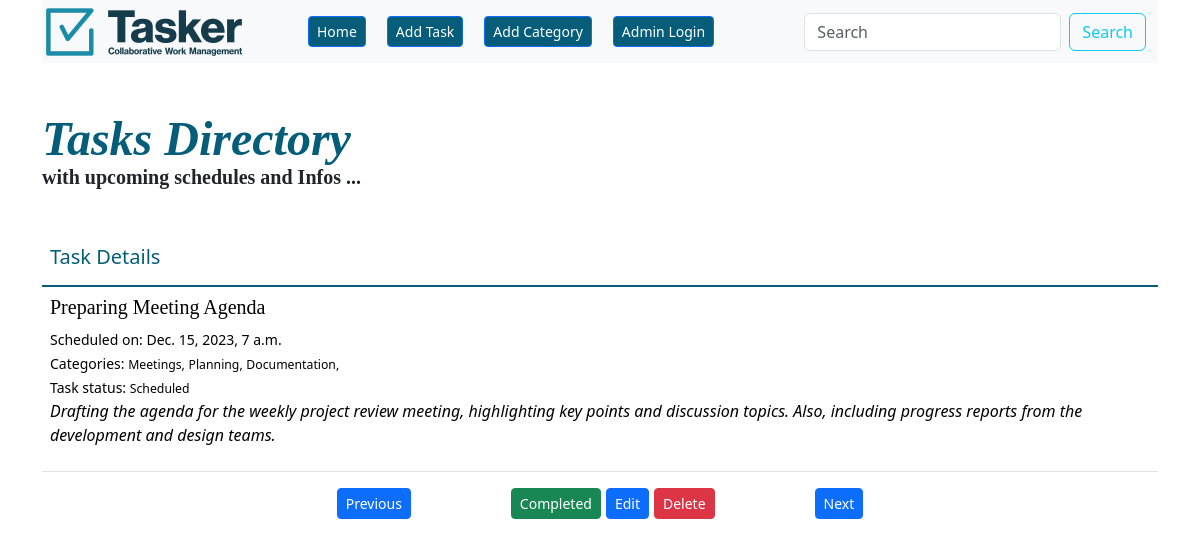
Screenshot of /tasks/show_task/4/ with the database file from the repository.
### tasks_app/models.py (models this page shows, shortened)
class Tasks_Model(models.Model):
    title = models.CharField(max_length=200)
    description = models.TextField()
    completed = models.BooleanField(default=False)
    assign_date = models.DateTimeField(unique=True)
    category = models.ManyToManyField(Categories_Model, null=False)

### categories_app/models.py (models this page shows, shortened)
class Categories_Model(models.Model):
    name = models.CharField(max_length=50, unique=True)

### tasks_app/views.py (the view)
# urls.py: path('tasks/show_task/<int:task_id>/', show_task, name='show_task'),
def show_task(request, task_id):
    task_from_db = Tasks_Model.objects.get(pk=task_id)
    context = {'task': task_from_db}
    return render(request, 'tasks_app/show_task.html', context)

### tasks_app/templates/tasks_app/show_task.html
{% extends 'base.html' %}
{% load crispy_forms_filters %}
{% load crispy_forms_tags %}
{% block page_independent_content %}
	<p style='margin: 0cm;font-size:11.0pt;font-family:"Calibri",sans-serif;line-height:normal;'><strong><span style='font-size: 48px; font-family: "Times New Roman", serif; color: #055D7A;'><em>Tasks Directory</em></span></strong></p>
	<p style='margin: 0cm;font-size:11.0pt;font-family:"Calibri",sans-serif;line-height:normal;'><strong><span style='font-size: 20px; font-family: "Times New Roman", serif;'>with upcoming schedules and Infos ...</span></strong></p>
	<br><br>
	<table class="table table-hover table-responsive">
		<thead>
		<tr>
			<th scope="col"><h5 style="color: #055D7A">Task Details</h5></th>
		</tr>
		</thead>
		<tbody class="table-group-divider" style="color: #055D7A">
		<tr>
			<td>
				{% if task.completed %}
					<h5 style="font-family: 'Times New Roman', sans-serif; opacity: 30%">{{ task.title }}</h5>
					<small style="opacity: 30%">Scheduled on: {{ task.assign_date }}</small><br>
					<small style="opacity: 30%">Categories:
						{% for i in task.category.all %}
							<small>{{ i.name }},</small>
						{% endfor %}
					</small>
					<br>
					<small style="opacity: 30%">Task status:
						{% if task.completed %}
							<small>Done</small>
						{% else %}
							<small>Scheduled</small>
						{% endif %}
					</small>
					<p style="font-style: italic; opacity: 30%">{{ task.description }}</p>
				{% else %}
					<h5 style="font-family: 'Times New Roman', sans-serif">{{ task.title }}</h5>
					<small>Scheduled on: {{ task.assign_date }}</small><br>
					<small>Categories:
						{% for i in task.category.all %}
							<small>{{ i.name }},</small>
						{% endfor %}
					</small><br>
					<small>Task status:
						{% if task.completed %}
							<small>Done</small>
						{% else %}
							<small>Scheduled</small>
						{% endif %}
					</small>
					<p style="font-style: italic">{{ task.description }}</p>
				{% endif %}
			</td>
		</tr>
		</tbody>
	</table>
	<div class="d-flex justify-content-center align-item-center">
		{% if not task.completed %}
			<a href="{% url 'show_task' task.id %}"><button type="button" class="btn btn-primary btn-sm" style="margin-right: 100px">Previous</button></a>
			<a href="{% url 'complete_task' task.id %}"><button type="button" class="btn btn-success btn-sm">Completed</button></a>
			<a href="{% url 'edit_task' task.id %}"><button type="button" class="btn btn-primary btn-sm" style="margin-right: 5px; margin-left: 5px">Edit</button></a>
			<a href="{% url 'delete_task' task.id %}"><button type="button" class="btn btn-danger btn-sm" style="margin: auto">Delete</button></a>
			<a href="{% url 'show_task' task.id %}"><button type="button" class="btn btn-primary btn-sm" style="margin-left: 100px">Next</button></a>
		{% else %}
			<a href="{% url 'delete_task' task.id %}"><button type="button" class="btn btn-danger btn-sm">Delete</button></a>
		{% endif %}
	</div>
{% endblock %}

### rows the page displays
Tasks_Model: title "Preparing Meeting Agenda", assign_date "Dec. 15, 2023, 7 a.m.", description "Drafting the agenda for the weekly project review meeting, highlighting key points and discussion topics. Also, including progress reports from the development and design teams."
Categories_Model: name "Meetings"
Categories_Model: name "Planning"
Categories_Model: name "Documentation"
